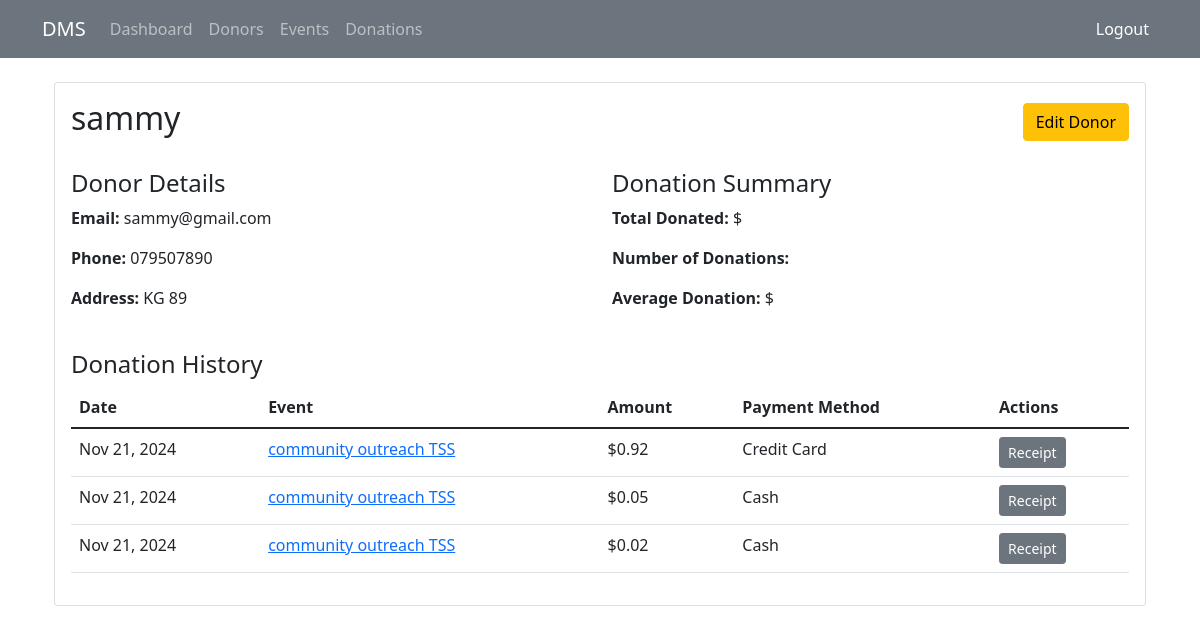
Screenshot of /donors/1/ (signed in) with the database file from the repository.
### donors/models.py (models this page shows, shortened)
class Donor(models.Model):
    CONTACT_CHOICES = (
        ('email', 'Email'),
        ('phone', 'Phone'),
    )
    name = models.CharField(max_length=200)
    email = models.EmailField()
    phone = models.CharField(max_length=15)
    address = models.TextField(blank=True)
    preferred_contact_method = models.CharField(
        max_length=10,
        choices=CONTACT_CHOICES,
        default='email'
    )
    created_at = models.DateTimeField(auto_now_add=True)
    updated_at = models.DateTimeField(auto_now=True)
    class Meta:
        ordering = ['name']

### donations/models.py (models this page shows, shortened)
class Donation(models.Model):
    PAYMENT_METHODS = (
        ('cash', 'Cash'),
        ('check', 'Check'),
        ('credit_card', 'Credit Card'),
        ('bank_transfer', 'Bank Transfer'),
    )
    id = models.UUIDField(primary_key=True, default=uuid.uuid4, editable=False)
    donor = models.ForeignKey('donors.Donor', on_delete=models.CASCADE)
    event = models.ForeignKey('events.Event', on_delete=models.CASCADE, null=True, blank=True)
    amount = models.DecimalField(max_digits=10, decimal_places=2)
    payment_method = models.CharField(max_length=20, choices=PAYMENT_METHODS)
    is_anonymous = models.BooleanField(default=False)
    notes = models.TextField(blank=True)
    donation_date = models.DateTimeField(auto_now_add=True)
    receipt_sent = models.BooleanField(default=False)
    class Meta:
        ordering = ['-donation_date']

### events/models.py (models this page shows, shortened)
class Event(models.Model):
    STATUS_CHOICES = (
        ('upcoming', 'Upcoming'),
        ('ongoing', 'Ongoing'),
        ('completed', 'Completed'),
    )
    name = models.CharField(max_length=200)
    date = models.DateField()
    location = models.CharField(max_length=200)
    description = models.TextField()
    donation_goal = models.DecimalField(max_digits=10, decimal_places=2)
    image = models.ImageField(upload_to='events/', blank=True, null=True)
    status = models.CharField(max_length=10, choices=STATUS_CHOICES, default='upcoming')
    created_at = models.DateTimeField(auto_now_add=True)
    updated_at = models.DateTimeField(auto_now=True)
    class Meta:
        ordering = ['-date']

### donors/views.py (the view)
# urls.py: path('<int:pk>/', views.DonorDetailView.as_view(), name='donor-detail'),
class DonorDetailView(LoginRequiredMixin, DetailView):
    model = Donor
    template_name = 'donors/donor_detail.html'
    context_object_name = 'donor'

### templates/donors/donor_detail.html (shortened to what this page needs)
{% extends 'base.html' %}
{% load humanize %}
{% block content %}
<div class="container">
    <div class="card">
        <div class="card-body">
            <div class="d-flex justify-content-between align-items-center mb-4">
                <h2>{{ donor.name }}</h2>
                <a href="{% url 'donor-update' donor.pk %}" class="btn btn-warning">Edit Donor</a>
            </div>
            <div class="row mb-4">
                <div class="col-md-6">
                    <h4>Donor Details</h4>
                    <p><strong>Email:</strong> {{ donor.email }}</p>
                    <p><strong>Phone:</strong> {{ donor.phone }}</p>
                    <p><strong>Address:</strong> {{ donor.address }}</p>
                </div>
                <div class="col-md-6">
                    <h4>Donation Summary</h4>
                    <p><strong>Total Donated:</strong> ${{ total_donated|floatformat:2|intcomma }}</p>
                    <p><strong>Number of Donations:</strong> {{ donation_count }}</p>
                    <p><strong>Average Donation:</strong> ${{ average_donation|floatformat:2|intcomma }}</p>
                </div>
            </div>
            <h4>Donation History</h4>
            <table class="table">
                <thead>
                    <tr>
                        <th>Date</th>
                        <th>Event</th>
                        <th>Amount</th>
                        <th>Payment Method</th>
                        <th>Actions</th>
                    </tr>
                </thead>
                <tbody>
                    {% for donation in donor.donation_set.all %}
                    <tr>
                        <td>{{ donation.donation_date|date:"M d, Y" }}</td>
                        <td>
                            {% if donation.event %}
                            <a href="{% url 'event-detail' donation.event.pk %}">{{ donation.event.name }}</a>
                            {% else %}
                            General Donation
                            {% endif %}
                        </td>
                        <td>${{ donation.amount|floatformat:2 }}</td>
                        <td>{{ donation.get_payment_method_display }}</td>
                        <td>
                            <a href="{% url 'generate-receipt' donation.id %}"
                               class="btn btn-sm btn-secondary">Receipt</a>
                        </td>
                    </tr>
                    {% empty %}
                    <tr>
                        <td colspan="5" class="text-center">No donations recorded yet.</td>
                    </tr>
                    {% endfor %}
                </tbody>
            </table>
        </div>
    </div>
</div>
{% endblock %}

### rows the page displays
Donor: name "sammy", email "sammy@gmail.com", phone "079507890", address "KG 89"
Donation: donation_date "Nov 21, 2024", event.name "community outreach TSS", amount "0.92", payment_method "Credit Card"
Donation: donation_date "Nov 21, 2024", event.name "community outreach TSS", amount "0.05", payment_method "Cash"
Donation: donation_date "Nov 21, 2024", event.name "community outreach TSS", amount "0.02", payment_method "Cash"
